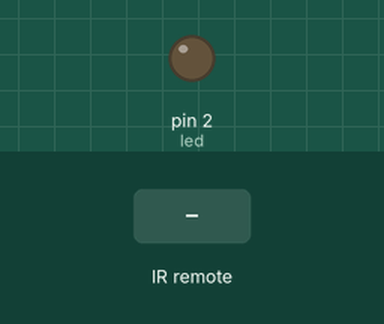
A sketch run on a simulated Arduino Uno, built with avr-gcc and run on an emulated ATmega328P. Shown: output pins drawn as LEDs (lit = HIGH). Inputs (shaded band) come from the test bench. What the sketch prints to the serial monitor is not drawn.

Above: at 1.2 s.
1.3 s: infrared code 0xFFA25D received
At 2.0 s:
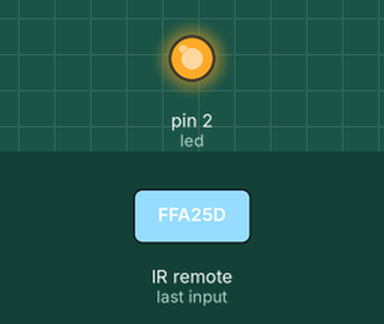
2.8 s: infrared code 0xFF629D received
At 3.1 s:
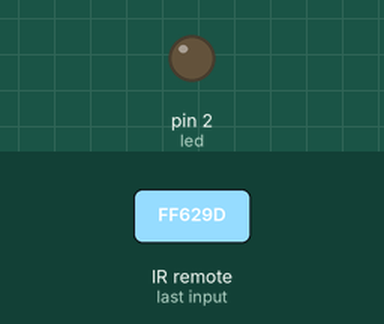
Timing chart, 0 to 5.8 s (numbered marks = the images above; inputs shaded):
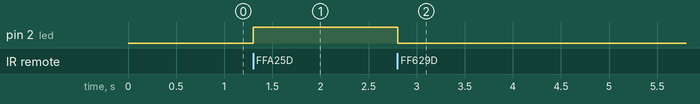

The sketch:

IR_Remote.ino
```cpp
#include <IRremote.h>
int RECV_PIN = 15;
int led = 2;
#define code1 16753245  // แก้ค่าปุ่มกดที่ 1
#define code2 16736925  // แก้ค่าปุ่มกดที่ 2
IRrecv irrecv(RECV_PIN);
decode_results results;
void setup() {
  Serial.begin(9600);
  irrecv.enableIRIn();  // Start the receiver
  pinMode(led, OUTPUT);
  digitalWrite(led, LOW);
}
void loop() {
  if (irrecv.decode(&results)) {
    Serial.print("รหัสปุ่มกด: ");
    Serial.println(results.value);
    if (results.value == code1) {  // ถ้าค่าที่ส่งมาตรงกับ ค่าในตัวแปร code1 ให้ทำใน ปีกกา if
      Serial.println("LED ON");
      digitalWrite(led, HIGH);
    }
    if (results.value == code2) {  // ถ้าค่าที่ส่งมาตรงกับ ค่าในตัวแปร code2 ให้ทำใน ปีกกา if
      Serial.println("LED OFF");
      digitalWrite(led, LOW);
    }
    irrecv.resume();  // Receive the next value
  }
}

// #include <Arduino.h>
// #include <IRremoteESP8266.h>
// #include <IRrecv.h>
// #include <IRutils.h>

// // An IR detector/demodulator is connected to GPIO pin 5 (D1 on a NodeMCU
// // board).
// // Note: GPIO 16 won't work on the ESP8266 as it does not have interrupts.
// const uint16_t kRecvPin = 5;
// unsigned long key_value = 0;
// // Control LEDs with the
// const int greenPin = 0; //connected to GPIO pin 0 (D3 on a NodeMCU board).
// const int yellowPin = 2; //connected to GPIO pin 2 (D4 on a NodeMCU board).

// IRrecv irrecv(kRecvPin);

// decode_results results;

// void setup() {
//   Serial.begin(115200);
//   irrecv.enableIRIn();  // Start the receiver
//   while (!Serial)  // Wait for the serial connection to be establised.
//     delay(50);
//   Serial.println();
//   Serial.print("IRrecvDemo is now running and waiting for IR message on Pin ");
//   Serial.println(kRecvPin);
//   pinMode(greenPin, OUTPUT);
//   pinMode(yellowPin, OUTPUT);
// }

// void loop() {
//   if (irrecv.decode(&results)) {
//     // print() & println() can't handle printing long longs. (uint64_t)
//     serialPrintUint64(results.value, HEX);
//     Serial.println("");

//     switch(results.value){
//           case 0xFFA25D:
//           Serial.println("CH-");
//           break;
//           case 0xFF629D:
//           Serial.println("CH");
//           break;
//           case 0xFFE21D:
//           Serial.println("CH+");
//           break;
//           case 0xFF22DD:
//           Serial.println("|<<");
//           break;
//           case 0xFF02FD:
//           Serial.println(">>|");
//           break ;
//           case 0xFFC23D:
//           Serial.println(">|");
//           break ;
//           case 0xFFE01F:
//           Serial.println("-");
//           break ;
//           case 0xFFA857:
//           Serial.println("+");
//           break ;
//           case 0xFF906F:
//           Serial.println("EQ");
//           break ;
//           case 0xFF6897:
//           Serial.println("0");
//           break ;
//           case 0xFF9867:
//           Serial.println("100+");
//           break ;
//           case 0xFFB04F:
//           Serial.println("200+");
//           break ;
//           case 0xFF30CF:
//           Serial.println("1");
//           break ;
//           case 0xFF18E7:
//           Serial.println("2");
//           // green LED on for 2 seconds
//           digitalWrite(greenPin, HIGH);
//           delay(2000);
//           digitalWrite(greenPin, LOW);
//           break ;
//           case 0xFF7A85:
//           Serial.println("3");
//           break ;
//           case 0xFF10EF:
//           Serial.println("4");
//           break ;
//           case 0xFF38C7:
//           Serial.println("5");
//           // yellow LED on for 2 seconds
//           digitalWrite(yellowPin, HIGH);
//           delay(2000);
//           digitalWrite(yellowPin, LOW);
//           break ;
//           case 0xFF5AA5:
//           Serial.println("6");
//           break ;
//           case 0xFF42BD:
//           Serial.println("7");
//           break ;
//           case 0xFF4AB5:
//           Serial.println("8");
//           break ;
//           case 0xFF52AD:
//           Serial.println("9");
//           break ;
//         }
//         key_value = results.value;

//     irrecv.resume();  // Receive the next value
//   }
//   delay(100);
// }
```

Measured:
- after the input at 1.3 s, pin 2 (led): LOW → HIGH at once
- after the input at 2.8 s, pin 2 (led): HIGH → LOW at once
